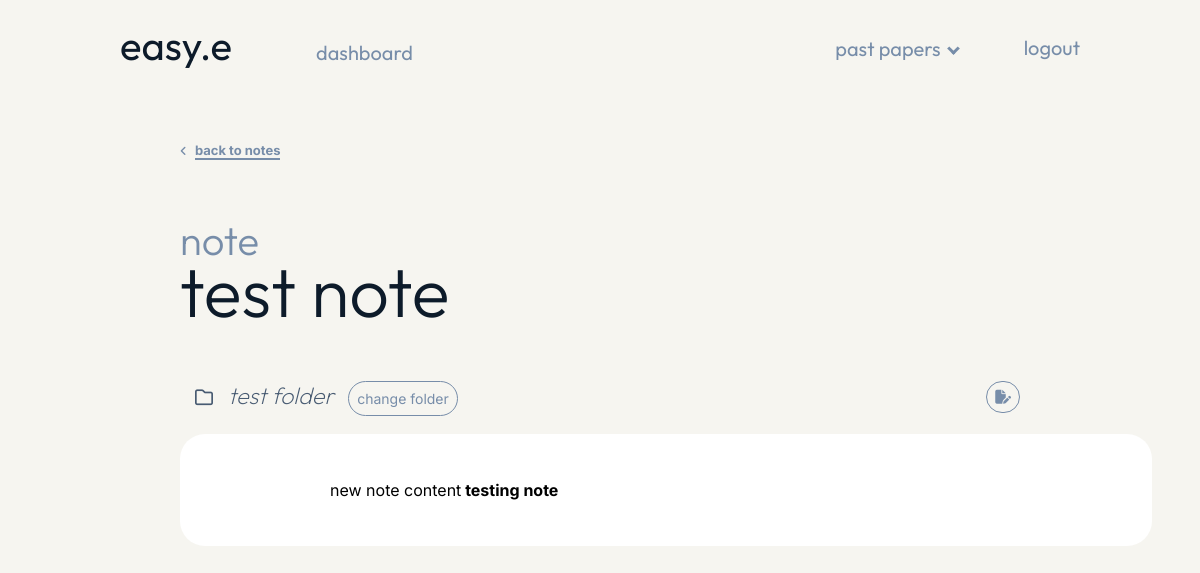
Before: /note/2 (signed in) with the older database file.
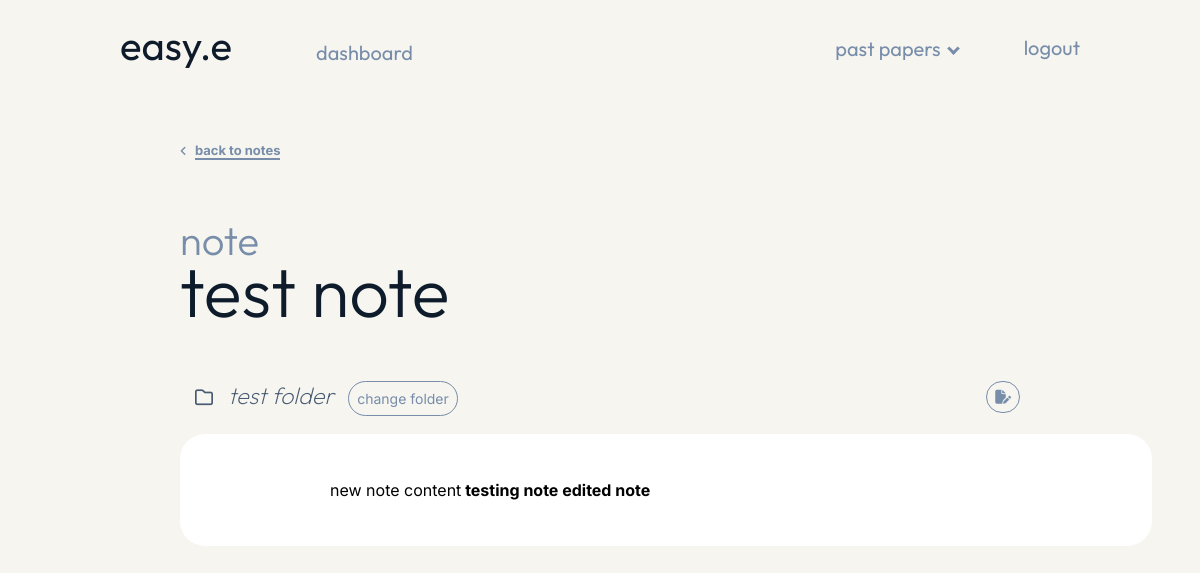
After: the same page with the newer database file.
### models.py (models this page shows, shortened)
class Notes(db.Model):
    __tablename__ = "notes"
    id = db.Column(db.Integer, primary_key=True)
    user = db.Column(db.Integer(), db.ForeignKey('user_login.id'))
    title = db.Column(db.String(50))
    favourite = db.Column(db.Boolean, default=False)
    folder = db.Column(db.Integer, db.ForeignKey('folders.id'))
    content = db.Column(db.String())
    folder_name = db.relationship('Folders', backref='folder')

class Folders(db.Model):
    __tablename__ = "folders"
    id = db.Column(db.Integer, primary_key=True)
    user = db.Column(db.Integer(), db.ForeignKey('user_login.id'))
    name = db.Column(db.String(50))
    def __repr__(self):
        return self.name

### main.py (the view)
@app.route("/note/<int:id>")
@login_required
def note(id):
    note = db.session.query(models.Notes).filter_by(user=current_user.id, id=id).first_or_404()
    folders = db.session.query(models.Folders).filter_by(user=current_user.id)
    return render_template ("note.html", name=current_user.name, note=note, folders=folders)

### main.py (called while the page is built)
@login_manager.user_loader
def load_user(user_id):
    return models.User.query.get(int(user_id))

### templates/note.html (shortened to what this page needs)
{% extends "layout_user.html" %}
{% block content %}
<div class="page">
    <br>
    <br>
    <br>
    <br>
    <span class="arrow_icon_left"><i class="fa-solid fa-angle-left"></i></span><a href="{{url_for('notes')}}" class="back_link">back to notes</a>
    <div class="notes_header">
        <h1 class="welcome">note</h1>
        <h1 class="welcome_name">{{ note.title }}</h1>
        <h3 class="dashboard_subheadings">
            <span class="notes_icon" style="font-size:18px;"><i class="fa-regular fa-folder"></i></span>
            <em>{{ note.folder_name }}</em>
        </h3>
        <div class="folder_dropdown">
            <button class="folder_dropdown_button">change folder</button>
        </div>
        <a class="edit_note_button" href="/edit_note/{{ note.id }}"><span><i class="fa-solid fa-file-pen"></i></span></a>
    </div>
    <div class="note_background">
        <p> {{ note.content|safe }}</p>
    </div>
</div>
{% endblock %}

### templates/layout_user.html (shortened to what this page needs)
<head>
    <link rel="stylesheet" href="/static/styles.css">
</head>
<nav class="navbar">
    <a id="home_button">easy.e</a>
    <a class="dashboard_button" href="{{url_for('dashboard')}}">dashboard</a>
    <a class="nav_button" href="{{url_for('logout')}}">logout</a>
    <div id="paper_dropdown">
        <button class="dropdown_button" href="{{url_for('papers')}}">past papers<i class="arrow down"></i></button>
    </div>
</nav>
<body>
    {% block content %}{% endblock %}
</body>

### static/styles.css (style rules this page uses)
body { background-color: #f6f5f0; margin: 0; padding: 0; }
.navbar { font-family: 'Outfit', sans-serif; font-size: 20px; color: #778da9; width: 80%; margin: auto; padding-top: 20px; text-decoration: none; }
#home_button { margin-right: 150px; font-size: 2em; color: #0d1b2a; text-decoration: none; user-select: none; font-family: 'Outfit', sans-serif; }
.nav_button { margin-left: 50px; margin-top: 15px; color: #778da9; float: right; text-decoration: none; }
.dashboard_button { text-decoration: none; margin-left: -70px; color: #778da9; }
#paper_dropdown { position: relative; float: right; }
.dropdown_button { font-family: 'Outfit', sans-serif; background-color: #f6f5f0; color: #778da9; padding: 16px; font-size: 20px; border: none; cursor: pointer; }
.arrow { border: solid #778da9; border-width: 0 3px 3px 0; display: inline-block; padding: 3px; }
.down { transform: rotate(45deg); margin-left: 8px; margin-bottom: 3px; }
.page { width: 70%; margin: auto; }
.welcome { font-weight: 300; color: #778da9; user-select: none; }
.welcome_name { font-weight: 300; font-size: 70px; padding-top: 0; margin-top: -45px; color: #0d1b2a; user-select: none; word-wrap: break-word; }
.dashboard_subheadings { font-family: 'Outfit', sans-serif; font-weight: 200; margin-top: 0; color: #0d1b2a; position: sticky; width: fit-content; display: inline-block; }
.dashboard_subheadings em { color: #485b72; }
.notes_header { font-family: 'Outfit', sans-serif; padding-top: 30px; font-size: 20px; width: 100%; margin-bottom: 0; }
.folder_dropdown { display: inline-block; margin-left: 10px; cursor: pointer; position: relative; }
.folder_dropdown_button, .edit_note_button { font-family: 'Inter', sans-serif; font-size: 14px; border: 1.5px solid #778da9; padding: 8px; width: fit-content; cursor: pointer; color: #778da9; background-color: #f6f5f0; border-radius: 20px; transition-duration: 0.2s; }
.edit_note_button { float: right; }
.note_background { background-color: white; width: 80%; margin: auto; border-radius: 25px; font-family: 'Inter', sans-serif; padding-top: 30px; padding-bottom: 30px; padding-left: 150px; padding-right: 150px; }
.notes_icon { color: #485b72; margin-right: 10px; margin-left: 15px; font-size: 14px; }
.arrow_icon_left { font-size: 11px; margin-right: 8px; color: #778da9; }
.back_link { font-family: 'Inter', sans-serif; text-decoration: none; font-size: 13px; font-weight: bold; color: #778da9; border-bottom: 2px solid #778da9; }
::placeholder { color: #778da9; font-weight: normal; }

Changed rows visible on the page:
changed Notes "test note": content "new note content testing note" → "new note content testing note edited note"
